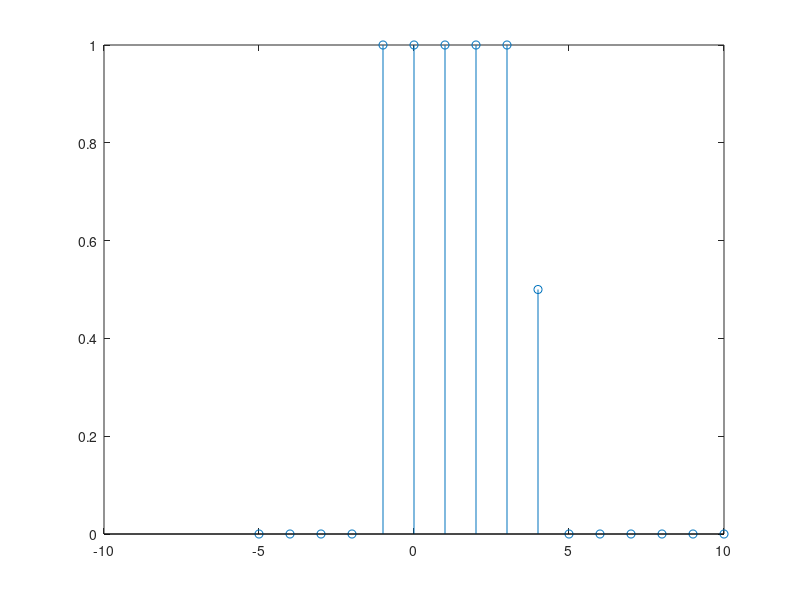
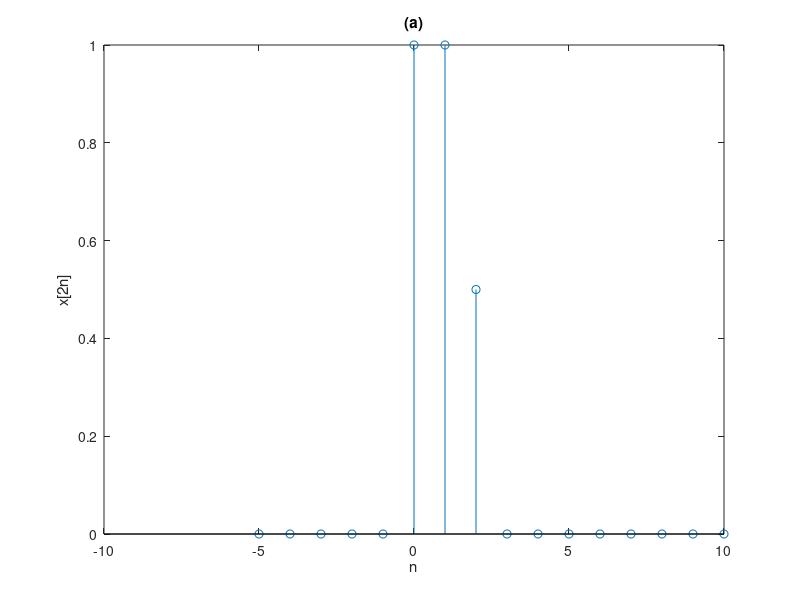
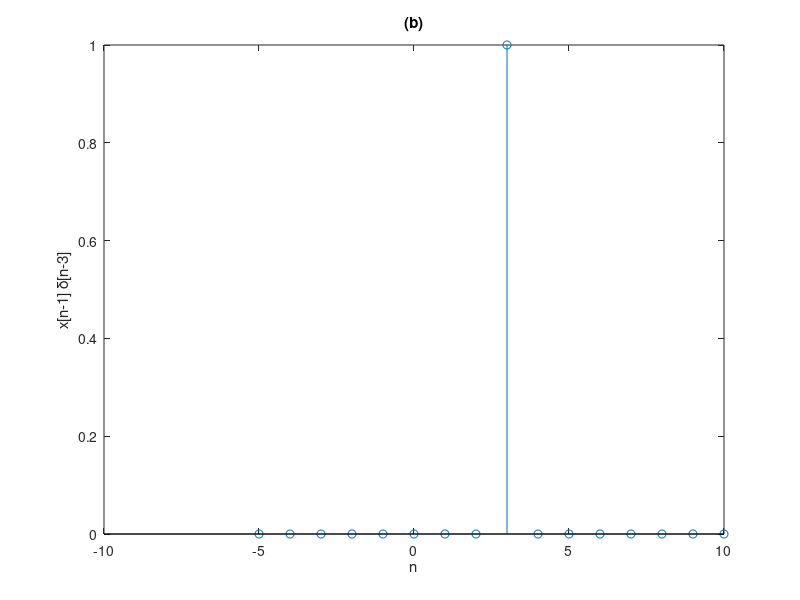
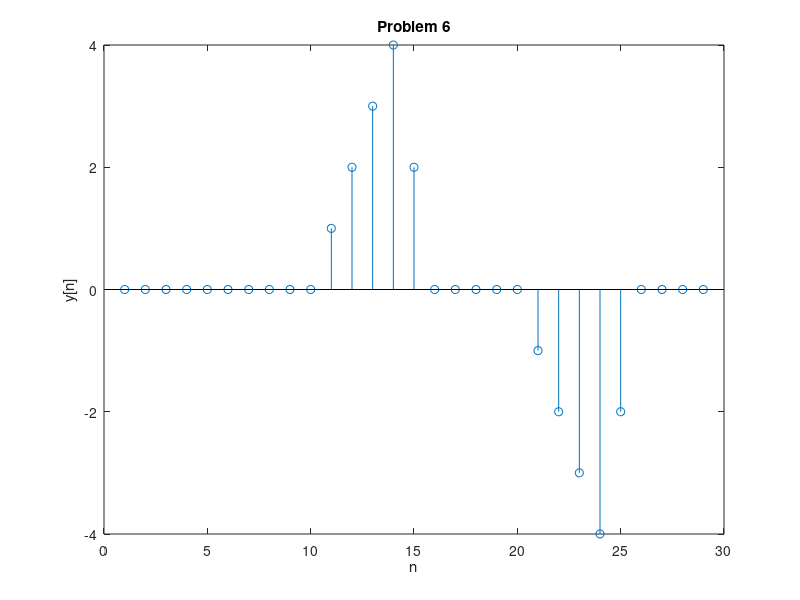

Write the MATLAB code that produced these figures, in order.
clc;
clear;

x = [-5 -4 -3 -2 -1 0 1 2 3 4 5 6 7 8 9 10];
% original x(n) value
y1 = [0 0 0 0 1 1 1 1 1 0.5 0 0 0 0 0 0];
% for question (a): x(2n) value
y2 = [0 0 0 0 0 1 1 0.5 0 0 0 0 0 0 0 0];
% for question (b): x(n-1) value
y3 = [0 0 0 0 0 1 1 1 1 1 0.5 0 0 0 0 0];
% for question (b): x(n-1)im(n-3) value
y4 = [0 0 0 0 0 0 0 0 1 0 0 0 0 0 0 0];

figure
stem(x,y1);
figure
stem(x,y2);
xlabel('n');
ylabel('x[2n]');
title('(a)');
figure
stem(x,y4);
xlabel('n');
ylabel('x[n-1] \delta[n-3]');
title('(b)');

x = [-5 -4 -3 -2 -1 0 1 2 3 4 5 6 7 8 9];
h = [0, 0, 0, 0, 0, 1, 1, 1, 1, -2, -2, 0, 0, 0, 0];
u = [0, 0, 0, 0, 0, 1, 1, 1, 1, 1, 1, 1, 1, 1, 1];
y = conv(h, u);
figure
stem(y);
xlabel('n');
ylabel('y[n]');
title('Problem 6');